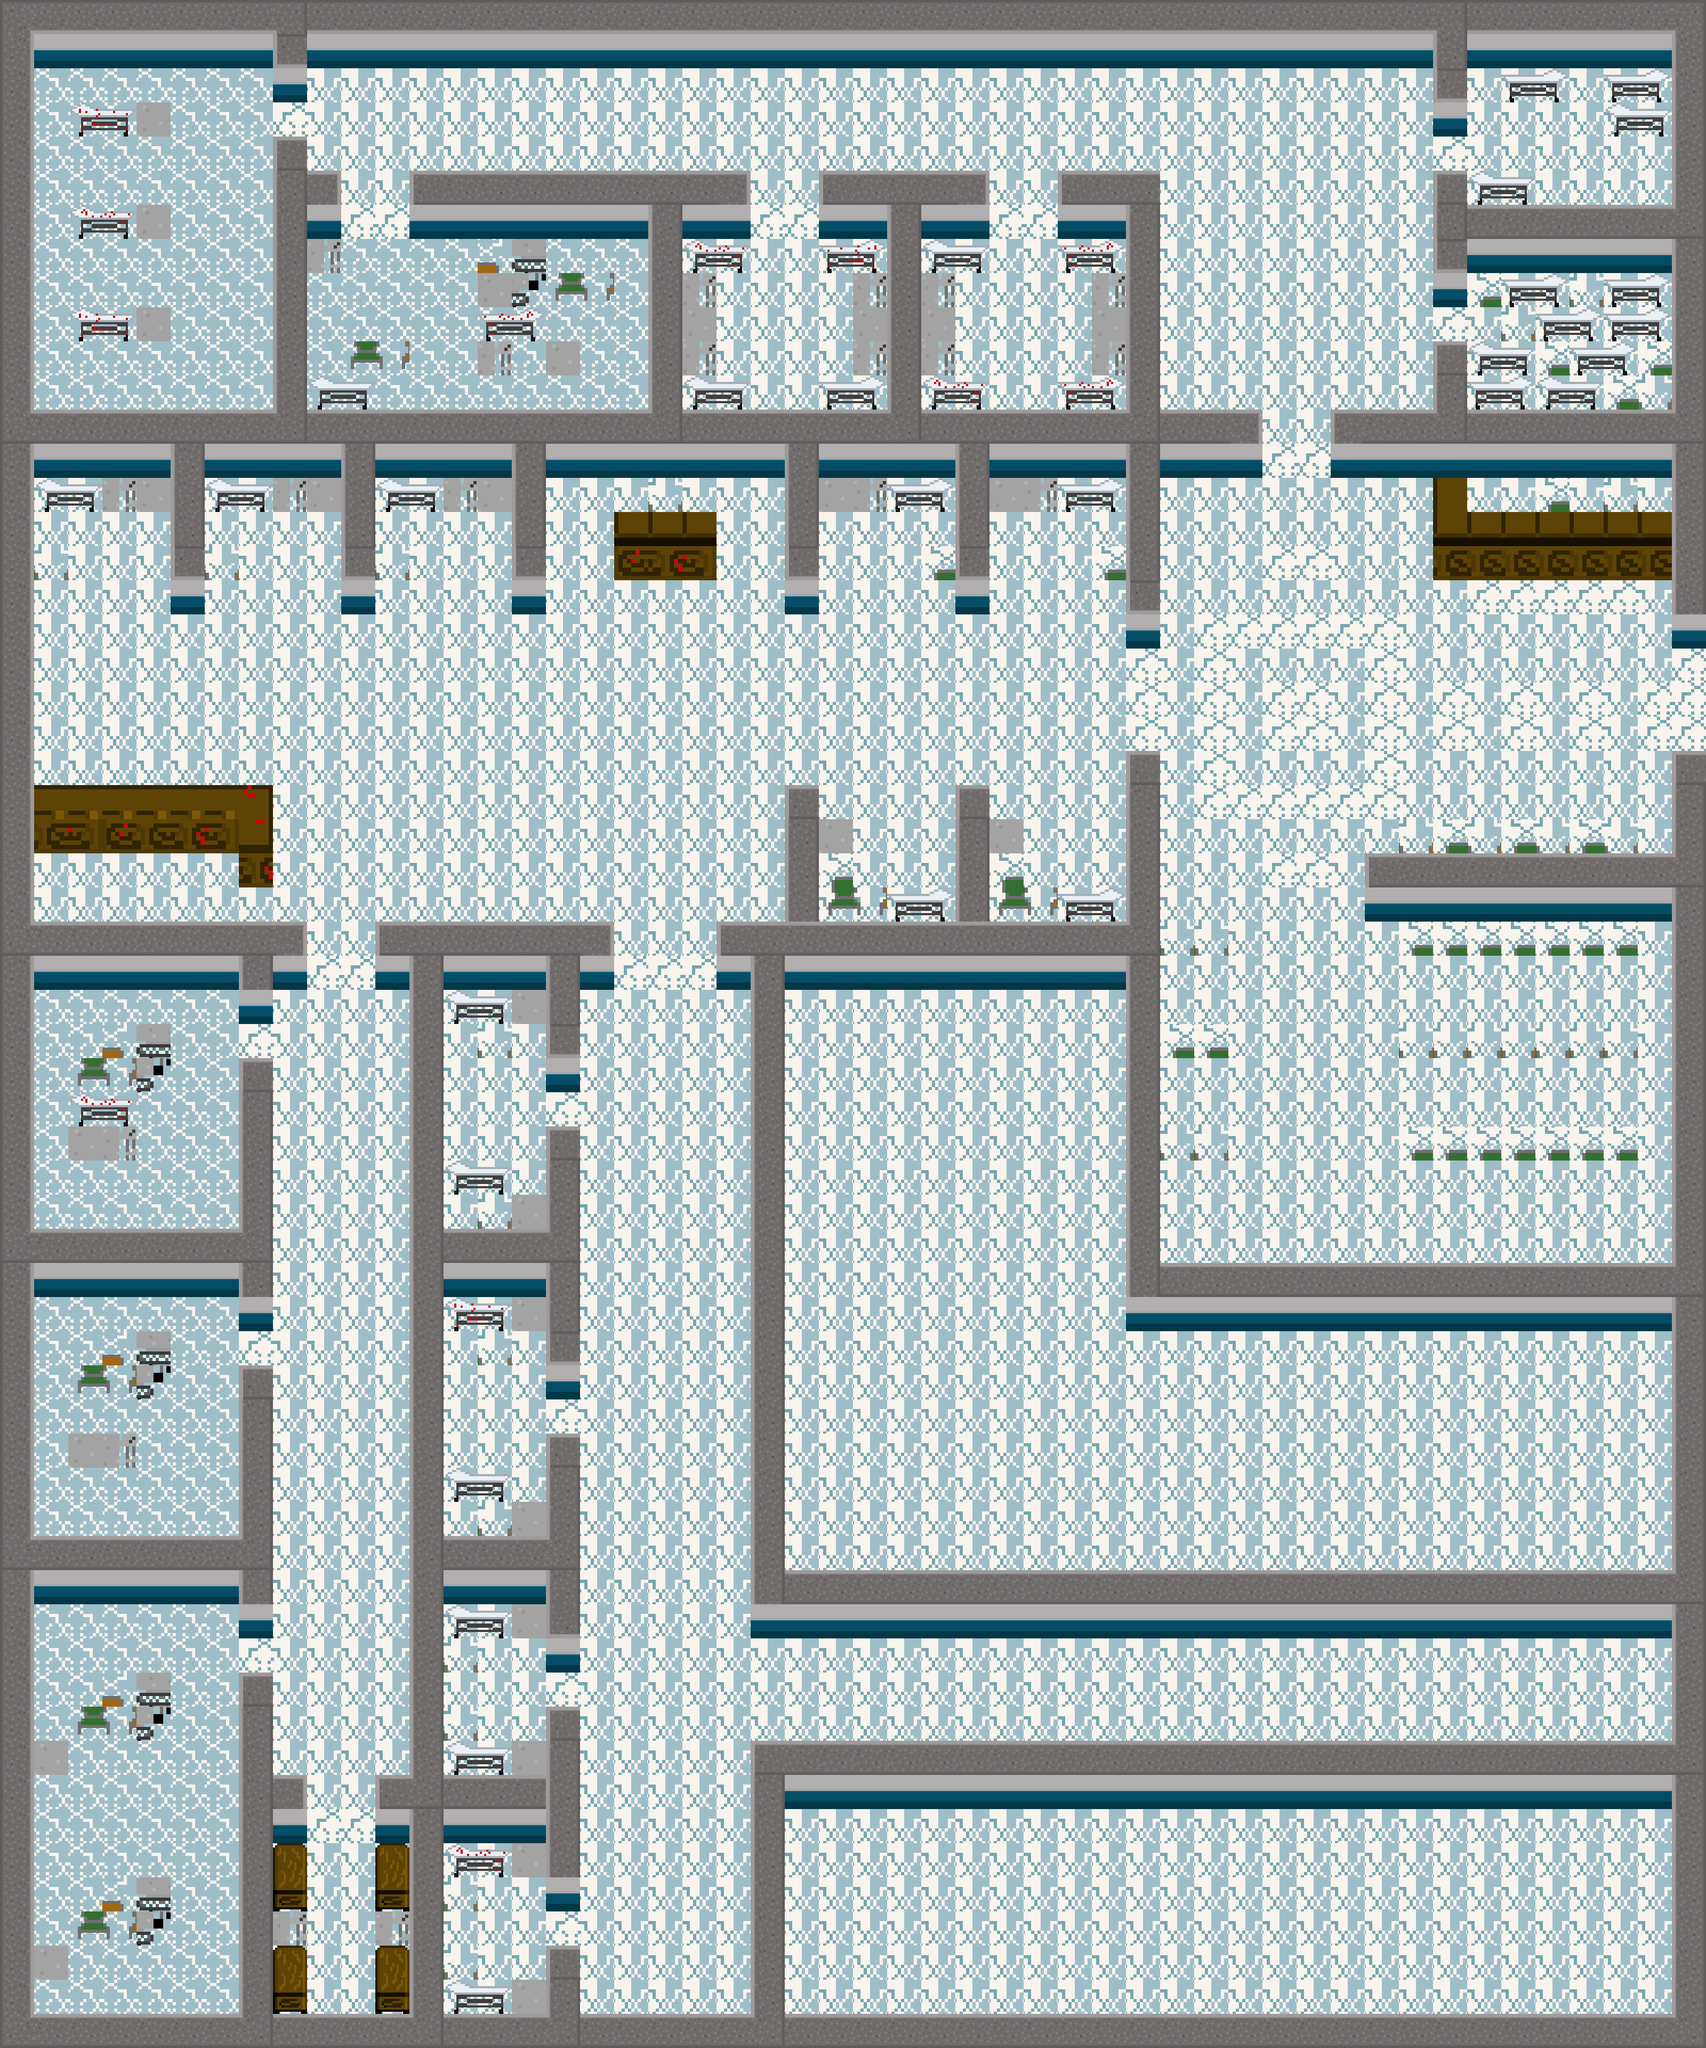

The image is a tile-based game level rendered from a .tmx file. Its description and source (layers, tilesets, objects; grid data summarised) follow:
An orthogonal 50x60 tile map with 64x64 px tiles, 8 tile layers (Fondo, Limites, Decoraciones, Salidas, ...), 7 tilesets.

<map version="1.0" orientation="orthogonal" renderorder="right-down" width="50" height="60" tilewidth="64" tileheight="64" nextobjectid="1">
 <tileset firstgid="1" name="ParedHospitalRenovada" tilewidth="64" tileheight="64" tilecount="6" columns="1">
  <image source="../NivelClinica/ParedHospitalRenovada.png" width="64" height="384" />
 </tileset>
 <tileset firstgid="7" name="Azulejo" tilewidth="64" tileheight="64" tilecount="1" columns="1">
  <image source="Azulejo.png" width="64" height="64" />
 </tileset>
 <tileset firstgid="8" name="HospitalPared" tilewidth="64" tileheight="64" tilecount="25" columns="5">
  <image source="HospitalPared.png" width="320" height="320" />
 </tileset>
 <tileset firstgid="33" name="Camillas" tilewidth="64" tileheight="64" tilecount="12" columns="4">
  <image source="Camillas.png" width="256" height="192" />
 </tileset>
 <tileset firstgid="45" name="MuebleHospital" tilewidth="64" tileheight="64" tilecount="24" columns="4">
  <image source="MuebleHospital.png" width="256" height="384" />
 </tileset>
 <tileset firstgid="69" name="decor" tilewidth="64" tileheight="64" tilecount="15" columns="5">
  <image source="decor.png" width="320" height="192" />
 </tileset>
 <tileset firstgid="84" name="MueblePequeño00" tilewidth="64" tileheight="64" tilecount="12" columns="3">
  <image source="MueblePequeño00.png" width="192" height="256" />
 </tileset>
 <layer name="Fondo" width="50" height="60">
  <data>[3000 cells, 3000 non-empty, 3 distinct tile ids]</data>
 </layer>
 <layer name="Limites" width="50" height="60">
  <data>[3000 cells, 844 non-empty, 41 distinct tile ids]</data>
 </layer>
 <layer name="Decoraciones" width="50" height="60">
  <data>[3000 cells, 266 non-empty, 5 distinct tile ids]</data>
 </layer>
 <layer name="Salidas" width="50" height="60">
  <data>[3000 cells, 0 non-empty, 0 distinct tile ids]</data>
 </layer>
 <layer name="Interactivos" width="50" height="60">
  <data>[3000 cells, 0 non-empty, 0 distinct tile ids]</data>
 </layer>
 <layer name="Puerta" width="50" height="60">
  <data>[3000 cells, 0 non-empty, 0 distinct tile ids]</data>
 </layer>
 <layer name="Recolectables" width="50" height="60">
  <data>[3000 cells, 0 non-empty, 0 distinct tile ids]</data>
 </layer>
 <layer name="Void" width="50" height="60">
  <data>[3000 cells, 0 non-empty, 0 distinct tile ids]</data>
 </layer>
</map>